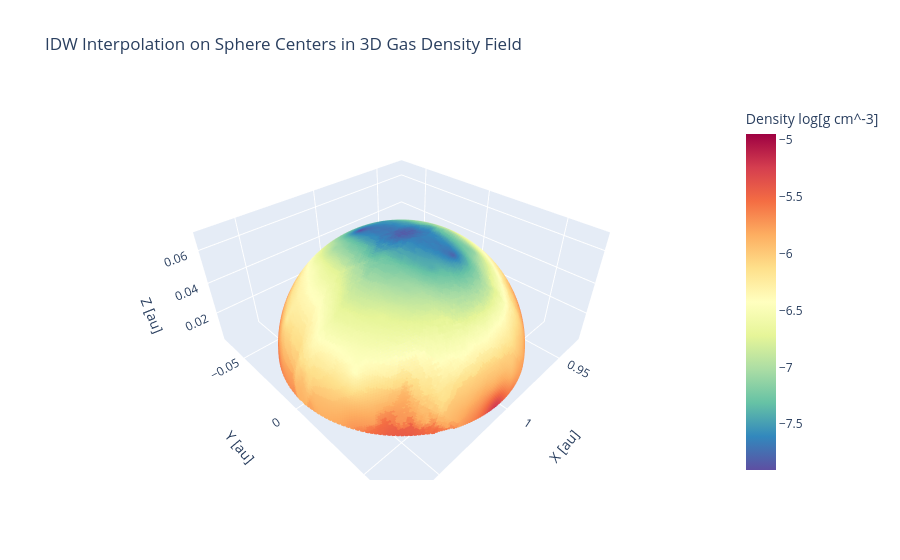

The cell this chart's notebook holds for it:
### Markdown cell above
Lets see the 3D Density field over the surface:

### Code cell
import plotly.graph_objects as go

fig = go.Figure(data=go.Scatter3d(
    x=xcs.flatten(),
    y=ycs.flatten(),
    z=zcs.flatten(),
    mode='markers',
    marker=dict(
        size=2,
        color=np.log(rho.flatten()),  # Color según la densidad interpolada
        colorscale='Spectral_r',
        opacity=1,
        colorbar=dict(title='Density log[g cm^-3]'),
    )
))

fig.update_layout(
    scene=dict(
        xaxis_title='X [au]',
        yaxis_title='Y [au]',
        zaxis_title='Z [au]',
        aspectmode='data'
    ),
    title='IDW Interpolation on Sphere Centers in 3D Gas Density Field',
)

fig.show()

### Figure 1 — Plotly figure (JSON) as saved in the notebook; plotly's stock layout.template omitted (floating-point values rounded to 4 significant figures; data arrays with more than 128 entries replaced by an {"elided": "..."} marker saying what was removed)
{"data": [{"marker": {"color": {"elided": "39148 float values"}, "colorbar": {"title": {"text": "Density log[g cm^-3]"}}, "colorscale": [[0, "rgb(94,79,162)"], [0.1, "rgb(50,136,189)"], [0.2, "rgb(102,194,165)"], [0.3, "rgb(171,221,164)"], [0.4, "rgb(230,245,152)"], [0.5, "rgb(255,255,191)"], [0.6, "rgb(254,224,139)"], [0.7, "rgb(253,174,97)"], [0.8, "rgb(244,109,67)"], [0.9, "rgb(213,62,79)"], [1, "rgb(158,1,66)"]], "opacity": 1, "size": 2}, "mode": "markers", "type": "scatter3d", "x": {"elided": "39148 float values"}, "y": {"elided": "39148 float values"}, "z": {"elided": "39148 float values"}}], "layout": {"scene": {"aspectmode": "data", "xaxis": {"title": {"text": "X [au]"}}, "yaxis": {"title": {"text": "Y [au]"}}, "zaxis": {"title": {"text": "Z [au]"}}}, "title": {"text": "IDW Interpolation on Sphere Centers in 3D Gas Density Field"}}}
